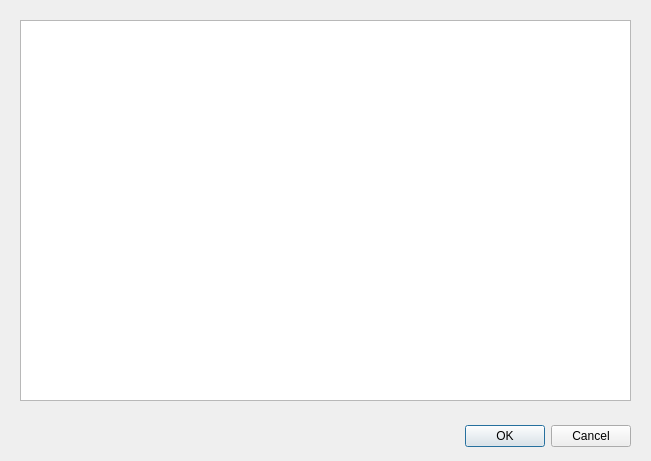
<?xml version="1.0" encoding="UTF-8"?>
<ui version="4.0">
 <class>DInformacion</class>
 <widget class="QDialog" name="DInformacion">
  <property name="geometry">
   <rect>
    <x>0</x>
    <y>0</y>
    <width>651</width>
    <height>461</height>
   </rect>
  </property>
  <property name="windowTitle">
   <string>Dialog</string>
  </property>
  <widget class="QDialogButtonBox" name="buttonBox">
   <property name="geometry">
    <rect>
     <x>290</x>
     <y>420</y>
     <width>341</width>
     <height>32</height>
    </rect>
   </property>
   <property name="orientation">
    <enum>Qt::Horizontal</enum>
   </property>
   <property name="standardButtons">
    <set>QDialogButtonBox::Cancel|QDialogButtonBox::Ok</set>
   </property>
  </widget>
  <widget class="QTableView" name="tvInformacion">
   <property name="geometry">
    <rect>
     <x>20</x>
     <y>20</y>
     <width>611</width>
     <height>381</height>
    </rect>
   </property>
  </widget>
 </widget>
 <resources/>
 <connections>
  <connection>
   <sender>buttonBox</sender>
   <signal>accepted()</signal>
   <receiver>DInformacion</receiver>
   <slot>accept()</slot>
   <hints>
    <hint type="sourcelabel">
     <x>248</x>
     <y>254</y>
    </hint>
    <hint type="destinationlabel">
     <x>157</x>
     <y>274</y>
    </hint>
   </hints>
  </connection>
  <connection>
   <sender>buttonBox</sender>
   <signal>rejected()</signal>
   <receiver>DInformacion</receiver>
   <slot>reject()</slot>
   <hints>
    <hint type="sourcelabel">
     <x>316</x>
     <y>260</y>
    </hint>
    <hint type="destinationlabel">
     <x>286</x>
     <y>274</y>
    </hint>
   </hints>
  </connection>
 </connections>
</ui>
